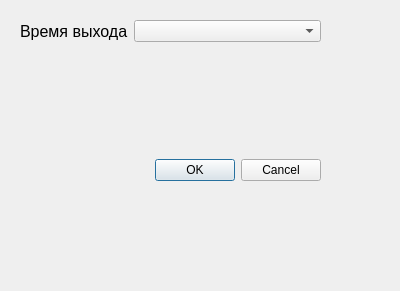
<?xml version="1.0" encoding="UTF-8"?>
<ui version="4.0">
 <class>Dialog</class>
 <widget class="QDialog" name="Dialog">
  <property name="geometry">
   <rect>
    <x>0</x>
    <y>0</y>
    <width>400</width>
    <height>291</height>
   </rect>
  </property>
  <property name="windowTitle">
   <string>Создание заявки на выход</string>
  </property>
  <widget class="QWidget" name="">
   <property name="geometry">
    <rect>
     <x>20</x>
     <y>20</y>
     <width>301</width>
     <height>161</height>
    </rect>
   </property>
   <layout class="QVBoxLayout" name="verticalLayout">
    <item>
     <layout class="QFormLayout" name="formLayout">
      <item row="0" column="0">
       <widget class="QLabel" name="Label">
        <property name="font">
         <font>
          <pointsize>12</pointsize>
         </font>
        </property>
        <property name="text">
         <string>Время выхода</string>
        </property>
       </widget>
      </item>
      <item row="0" column="1">
       <widget class="QComboBox" name="timeList"/>
      </item>
     </layout>
    </item>
    <item>
     <spacer name="verticalSpacer">
      <property name="orientation">
       <enum>Qt::Vertical</enum>
      </property>
      <property name="sizeHint" stdset="0">
       <size>
        <width>20</width>
        <height>40</height>
       </size>
      </property>
     </spacer>
    </item>
    <item>
     <widget class="QDialogButtonBox" name="buttonBox">
      <property name="orientation">
       <enum>Qt::Horizontal</enum>
      </property>
      <property name="standardButtons">
       <set>QDialogButtonBox::Cancel|QDialogButtonBox::Ok</set>
      </property>
     </widget>
    </item>
   </layout>
  </widget>
 </widget>
 <resources/>
 <connections>
  <connection>
   <sender>buttonBox</sender>
   <signal>accepted()</signal>
   <receiver>Dialog</receiver>
   <slot>accept()</slot>
   <hints>
    <hint type="sourcelabel">
     <x>170</x>
     <y>165</y>
    </hint>
    <hint type="destinationlabel">
     <x>199</x>
     <y>145</y>
    </hint>
   </hints>
  </connection>
  <connection>
   <sender>buttonBox</sender>
   <signal>rejected()</signal>
   <receiver>Dialog</receiver>
   <slot>reject()</slot>
   <hints>
    <hint type="sourcelabel">
     <x>170</x>
     <y>165</y>
    </hint>
    <hint type="destinationlabel">
     <x>199</x>
     <y>145</y>
    </hint>
   </hints>
  </connection>
 </connections>
</ui>
